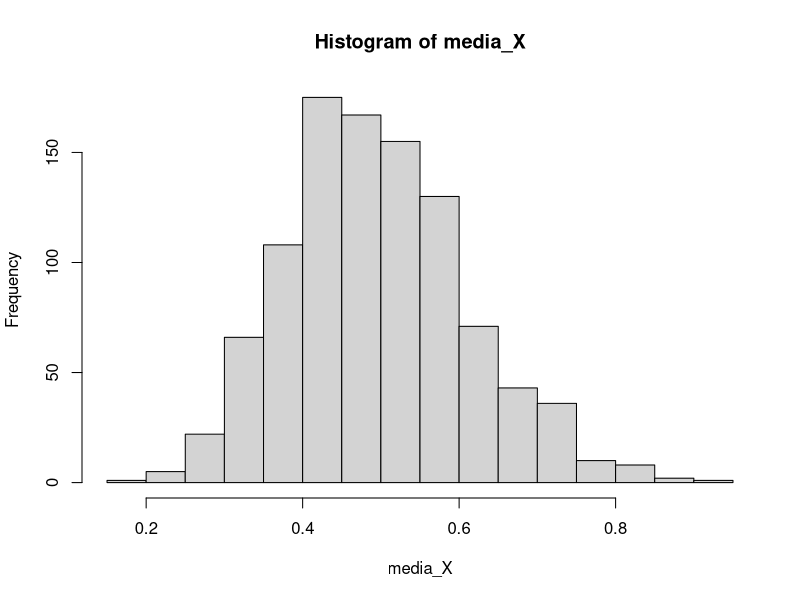
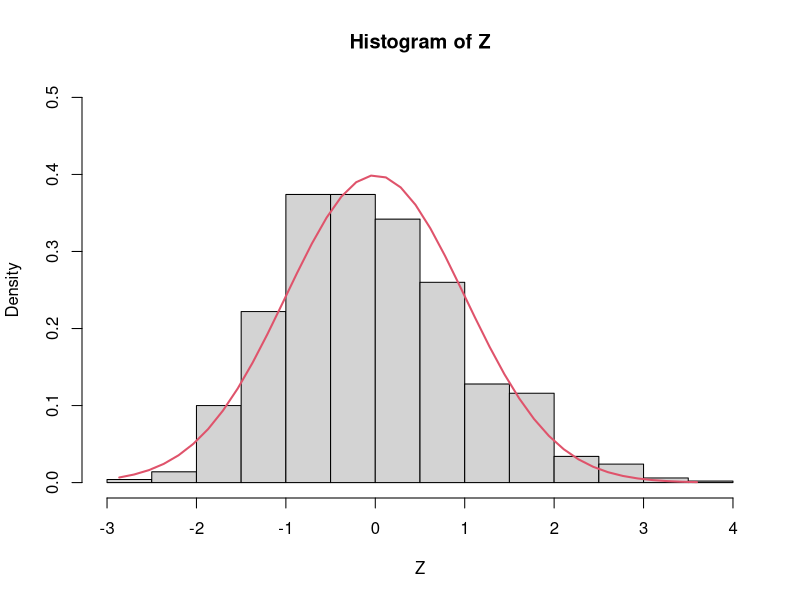
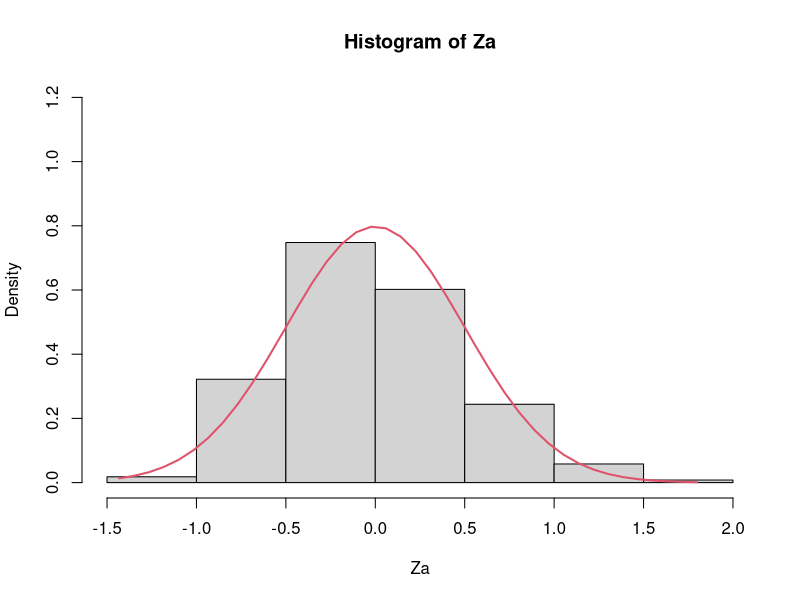
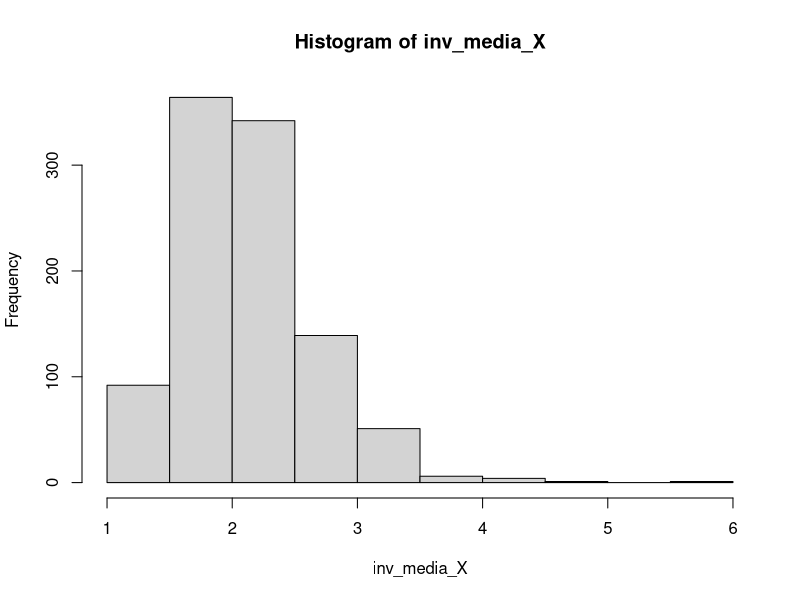
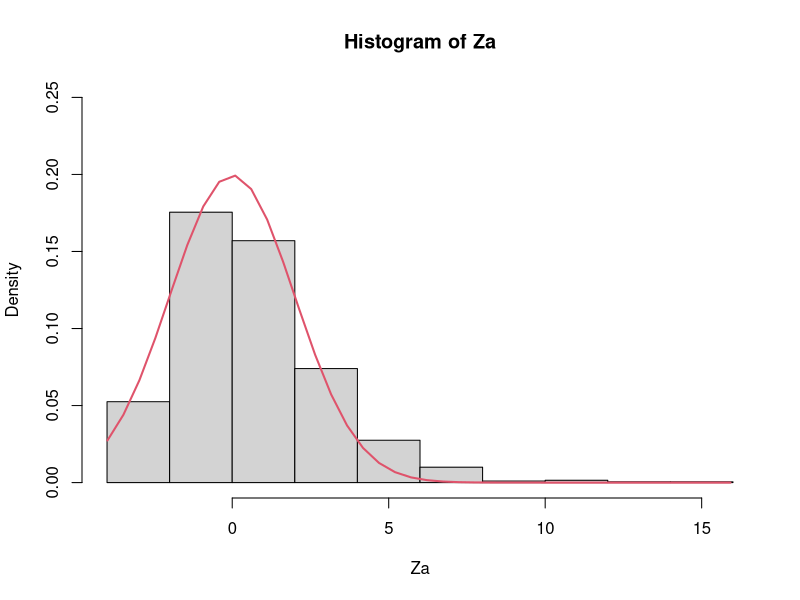
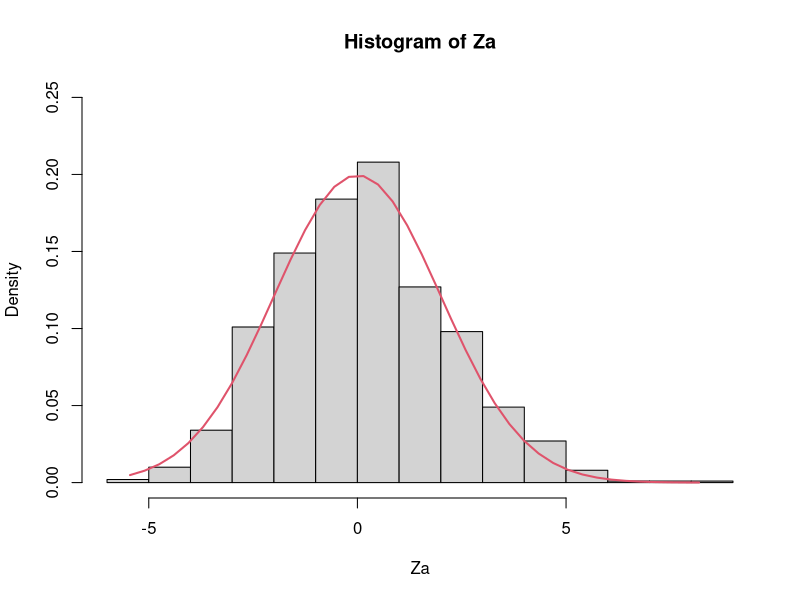
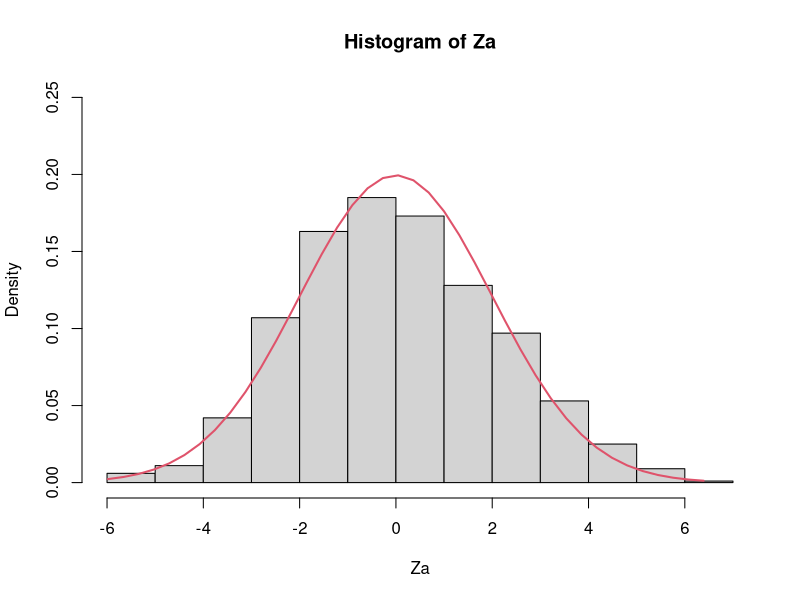
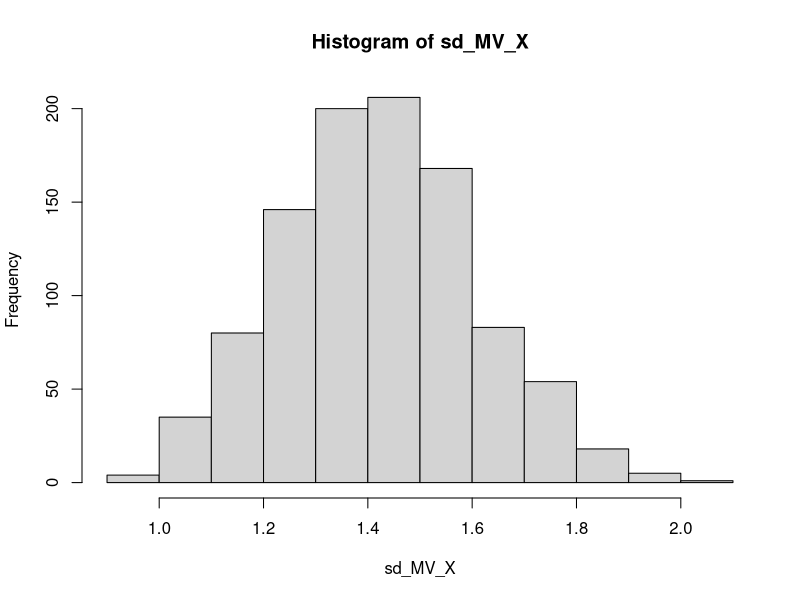

The R source for these figures, in order:
## ---- chunk 1
K <- 1000
n <- 20
X <- list()
for(i in 1:K){
  X[[i]] <- rexp(n,2) #X es una lista de las K muestras de tamaño 20.
}
## ---- chunk 2
media_X <- sapply(X,mean)
hist(media_X)
mean(media_X)
var(media_X)
## ---- chunk 3
Z=(media_X-0.5)/(sqrt(0.5^2/n))
hist(Z,prob=TRUE,ylim=c(0,0.5))
Z2 <- seq(min(Z), max(Z), length = 40)
lines(Z2, dnorm(Z2, mean = 0, sd = 1), col = 2, lwd = 2)
mean(Z)
var(Z)
## ---- chunk 4
Za=sqrt(n)*(media_X-0.5)
hist(Za,prob=TRUE,ylim=c(0,1.2))
Z2 <- seq(min(Za), max(Za), length = 40)
lines(Z2, dnorm(Z2, mean = 0, sd = 0.5), col = 2, lwd = 2)
mean(Za)
var(Za)
## ---- chunk 5
inv_media_X <- 1/media_X
head(cbind(media_X,inv_media_X))
hist(inv_media_X)
mean(media_X)
var(media_X)
## ---- chunk 6
Za=sqrt(n)*(inv_media_X-(1/0.5))
hist(Za,prob=TRUE,ylim=c(0,0.25))
Z2 <- seq(min(Za), max(Za), length = 40)
lines(Z2, dnorm(Z2, mean = 0, sd = sqrt(0.5^2/0.5^4)), col = 2, lwd = 2)
mean(Za)
var(Za)
## ---- chunk 7
K <- 1000
n <- 150
X <- list()
for(i in 1:K){
  X[[i]] <- rexp(n,2) #X es una lista de las K muestras de tamaño 45.
}
## ---- chunk 8
media_X <- sapply(X,mean)
inv_media_X <- 1/media_X
Za=sqrt(n)*(inv_media_X-(1/0.5))
hist(Za,prob=TRUE,ylim=c(0,0.25))
Z2 <- seq(min(Za), max(Za), length = 40)
lines(Z2, dnorm(Z2, mean = 0, sd = sqrt(0.5^2/0.5^4)), col = 2, lwd = 2)
mean(Za)
var(Za)
## ---- chunk 9
K <- 1000
n <- 300
X <- list()
for(i in 1:K){
  X[[i]] <- rexp(n,2) #X es una lista de las K muestras de tamaño 45.
}
## ---- chunk 10
media_X <- sapply(X,mean)
inv_media_X <- 1/media_X
Za=sqrt(n)*(inv_media_X-(1/0.5))
hist(Za,prob=TRUE,ylim=c(0,0.25))
Z2 <- seq(min(Za), max(Za), length = 40)
lines(Z2, dnorm(Z2, mean = 0, sd = sqrt(0.5^2/0.5^4)), col = 2, lwd = 2)
mean(Za)
var(Za)
## ---- chunk 11
K <- 1000
n <- 30
X <- list()
for(i in 1:K){
  X[[i]] <- rnorm(n=n,mean=0,sd=sqrt(2)) 
}
## ---- chunk 12
sd_MV <- function(x){
  n <- length(x)
  sd_MV <- sqrt(sum(x^2)/n)
  return(sd_MV)
}

sd_MV_X <- sapply(X,sd_MV)
hist(sd_MV_X)
mean(sd_MV_X)
var(sd_MV_X)
## ---- chunk 13
Za=sqrt(2*n/2)*(sd_MV_X-sqrt(2))
hist(Za,prob=TRUE,ylim=c(0,0.5))
Z2 <- seq(min(Za), max(Za), length = 40)
lines(Z2, dnorm(Z2, mean = 0, sd = 1), col = 2, lwd = 2)
mean(Za)
var(Za)
## ---- chunk 14
K <- 1000
N <- c(10,20,30,40,50,60,70,80,90,100)
sd_MV_estimador <- list()
sd_MV_X <- list()
for(n in 1:length(N)){
  for(i in 1:K){
    x <- rnorm(n=N[n],mean=10,sd=sqrt(2)) 
    sd_MV_X[i] <- sd_MV(x)
  }
  sd_MV_X <- unlist(sd_MV_X)
  
  Za = sqrt(2*N[n]/2)*(sd_MV_X-sqrt(2))
    sd_MV_estimador[[n]]= data.frame(Za,n=N[n])
}

resultados = rlist::list.rbind(sd_MV_estimador)

library(ggplot2)
library(viridis)


p2 <- ggplot(data=resultados, aes(x=Za, color=as.factor(n))) +
    geom_density(adjust=1.5) +
    theme_classic()+ scale_color_viridis(discrete = TRUE, option = "D")

p2
